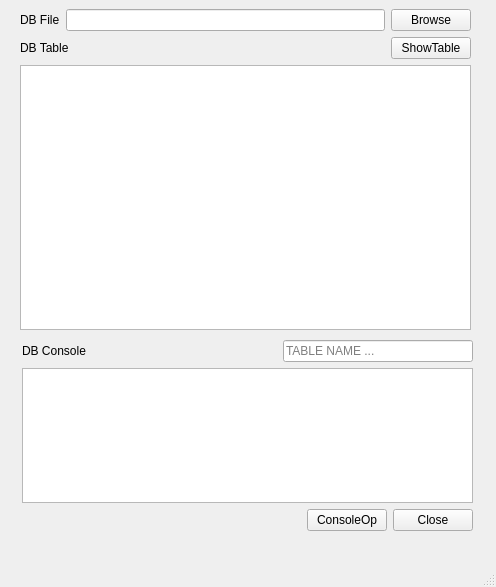
<?xml version="1.0" encoding="UTF-8"?>
<ui version="4.0">
 <class>MainWindow</class>
 <widget class="QMainWindow" name="MainWindow">
  <property name="geometry">
   <rect>
    <x>0</x>
    <y>0</y>
    <width>496</width>
    <height>587</height>
   </rect>
  </property>
  <property name="windowTitle">
   <string>MainWindow</string>
  </property>
  <widget class="QWidget" name="centralwidget">
   <widget class="QWidget" name="layoutWidget">
    <property name="geometry">
     <rect>
      <x>20</x>
      <y>9</y>
      <width>451</width>
      <height>321</height>
     </rect>
    </property>
    <layout class="QVBoxLayout" name="verticalLayout_2">
     <item>
      <layout class="QVBoxLayout" name="verticalLayout">
       <item>
        <layout class="QHBoxLayout" name="horizontalLayout_4">
         <item>
          <widget class="QLabel" name="dbLabel">
           <property name="text">
            <string>DB File</string>
           </property>
          </widget>
         </item>
         <item>
          <widget class="QLineEdit" name="dbLineEdit"/>
         </item>
         <item>
          <widget class="QPushButton" name="browseBtn">
           <property name="text">
            <string>Browse</string>
           </property>
          </widget>
         </item>
        </layout>
       </item>
       <item>
        <layout class="QHBoxLayout" name="horizontalLayout_2">
         <item>
          <widget class="QLabel" name="dbTableLabel">
           <property name="text">
            <string>DB Table</string>
           </property>
          </widget>
         </item>
         <item>
          <layout class="QHBoxLayout" name="horizontalLayout">
           <item>
            <spacer name="horizontalSpacer_2">
             <property name="orientation">
              <enum>Qt::Horizontal</enum>
             </property>
             <property name="sizeHint" stdset="0">
              <size>
               <width>40</width>
               <height>20</height>
              </size>
             </property>
            </spacer>
           </item>
           <item>
            <widget class="QPushButton" name="showTableBtn">
             <property name="text">
              <string>ShowTable</string>
             </property>
            </widget>
           </item>
          </layout>
         </item>
        </layout>
       </item>
      </layout>
     </item>
     <item>
      <widget class="QListWidget" name="dbListWidgetTable"/>
     </item>
    </layout>
   </widget>
   <widget class="QWidget" name="">
    <property name="geometry">
     <rect>
      <x>22</x>
      <y>340</y>
      <width>451</width>
      <height>191</height>
     </rect>
    </property>
    <layout class="QVBoxLayout" name="verticalLayout_5">
     <item>
      <layout class="QHBoxLayout" name="horizontalLayout_3">
       <item>
        <layout class="QVBoxLayout" name="verticalLayout_3">
         <item>
          <widget class="QLabel" name="dbConsoleLabel">
           <property name="text">
            <string>DB Console</string>
           </property>
          </widget>
         </item>
        </layout>
       </item>
       <item>
        <spacer name="horizontalSpacer_3">
         <property name="orientation">
          <enum>Qt::Horizontal</enum>
         </property>
         <property name="sizeHint" stdset="0">
          <size>
           <width>40</width>
           <height>20</height>
          </size>
         </property>
        </spacer>
       </item>
       <item>
        <widget class="QLineEdit" name="DbNameLineEdit">
         <property name="placeholderText">
          <string>TABLE NAME ...</string>
         </property>
        </widget>
       </item>
      </layout>
     </item>
     <item>
      <layout class="QVBoxLayout" name="verticalLayout_4">
       <item>
        <widget class="QPlainTextEdit" name="dbPlainText"/>
       </item>
       <item>
        <layout class="QHBoxLayout" name="horizontalLayout_5">
         <item>
          <spacer name="horizontalSpacer">
           <property name="orientation">
            <enum>Qt::Horizontal</enum>
           </property>
           <property name="sizeHint" stdset="0">
            <size>
             <width>40</width>
             <height>20</height>
            </size>
           </property>
          </spacer>
         </item>
         <item>
          <widget class="QPushButton" name="consoleOpBtn">
           <property name="text">
            <string>ConsoleOp</string>
           </property>
          </widget>
         </item>
         <item>
          <widget class="QPushButton" name="closeBtn">
           <property name="text">
            <string>Close</string>
           </property>
          </widget>
         </item>
        </layout>
       </item>
      </layout>
     </item>
    </layout>
   </widget>
  </widget>
  <widget class="QMenuBar" name="menubar">
   <property name="geometry">
    <rect>
     <x>0</x>
     <y>0</y>
     <width>496</width>
     <height>21</height>
    </rect>
   </property>
  </widget>
  <widget class="QStatusBar" name="statusbar"/>
 </widget>
 <resources/>
 <connections/>
</ui>
